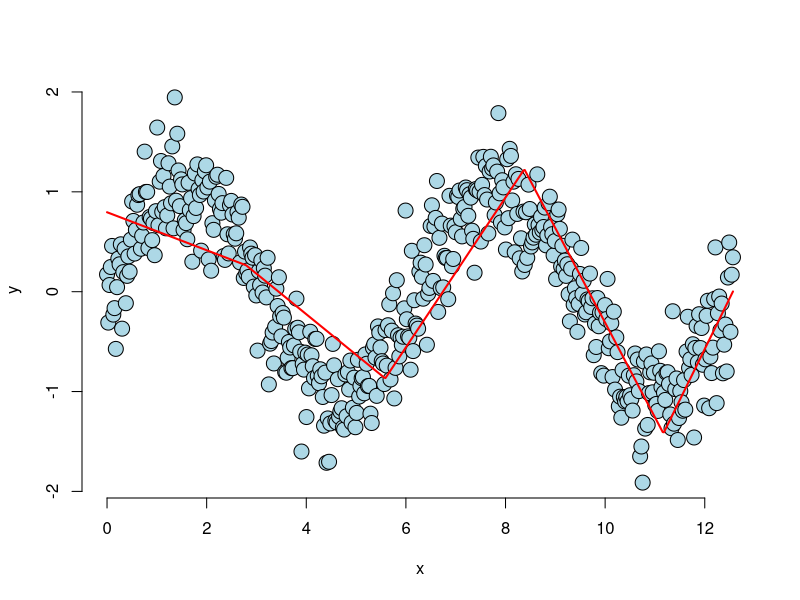

Generate this figure with R: (Note: this script raises an error after producing the figure.)
#### Week 4 ###
library(datasets)
library(ggplot2)
library(dplyr)
library(MASS)
# 13.1. True or false, generalized linear models transform the observed outcome. (Discuss.)
# A: False

# 13.2. True or false, the interpretation of the coefficients in a GLM are on the scale of the link
# function. (Discuss.)
# A: True - Beta is interpreted as the link function change in the expected value 
# of the response per unit change in the regressor


# 13.3. True or false, the generalized linear model assumes an exponential family for the outcome.
# (Discuss.)
# A: True

# 13.4. True or false, GLM estimates are obtained by maximizing the likelihood. (Discuss.)
# A: True

# 13.5. True or false, some GLM distributions impose restrictions on the relationship between the
# mean and the variance. (Discuss.)
# A: True - for instance th emean and the variance of the Poisson distribution are the same, 
# which we can check to determine that the Poisson distribution was the correct model.

# 14.1. Load the dataset Seatbelts as part of the datasets package via data(Seatbelts). Use
# as.data.frame to convert the object to a dataframe. Create a new outcome variable for
# whether or not greater than 119 drivers were killed that month. Fit a logistic regression GLM
# with this variable as the outcome and kms, PetrolPrice and law as predictors. Interpret your
# parameters.
DF <- data.frame(Seatbelts)
DF <- mutate(DF, 
                dkb = (DriversKilled > 119),
                pp = (PetrolPrice - mean(PetrolPrice))/sd(PetrolPrice),
                mm = kms / 1000, #change the unit of kms from "per 1 kilometer driven" to "per 1000 kilometers driven"
                mmc = mm - mean(mm))
fit <- glm(dkb ~ pp + mmc + law, family = binomial, data = DF)
round(summary(fit)$coef, 3)
# the logit scale odds of having > 119 driver skilled in a month is -0.616 lower than after the law had taken effect.

exp(-0.615522)
1 - exp(-0.615522)
#the odds ratio compaing when the law was enacted to before the law was 0.54, or a 46% decrease in the odds 
# of >119 drivers being killed in a month after the law was inacted

# 14.2. Fit a binomial model with DriversKilled as the outcome and drivers as the total count with
# kms , PetrolPrice and law as predictors, interpret your results.
fit <- glm(cbind(DriversKilled, drivers - DriversKilled) ~ pp + mmc + law, family = binomial, data = DF)
summary(fit)
 
# drivers killed as a percentage of drivers (killed or seriously injured) - 

# 14.3. Refer to Question 1. Use the anova function to compare models with just law, law and
# PetrolPrice and all three predictors.
fit1 <- glm(dkb ~ law, family = binomial, data = DF)
fit2 <- glm(dkb ~ law + pp, family = binomial, data = DF)
fit3 <- glm(dkb ~ law + pp ++ mmc, family = binomial, data = DF)
anova(fit1, fit2, fit3)


# 15.1. Load the dataset Seatbelts as part of the datasets package via data(Seatbelts). Use
# as.data.frame to convert the object to a dataframe. Fit a Poisson regression GLM with
# UKDriversKilled as the outcome and kms, PetrolPrice and law as predictors. Interpret your
# results.
DF <- data.frame(Seatbelts)
DF <- mutate(DF, 
             dkb = (DriversKilled > 119),
             pp = (PetrolPrice - mean(PetrolPrice))/sd(PetrolPrice),
             mm = kms / 1000, #change the unit of kms from "per 1 kilometer driven" to "per 1000 kilometers driven"
             mmc = mm - mean(mm))
fit <- glm(DriversKilled ~ pp + mmc + I(factor(law)), family = poisson, data = DF)
summary(fit)
exp(summary(fit)$coef)
# beta_0 + beta_1 - is the expected relative change in DriversKilled/month for a unit increase in the 
# regressor
exp(4.819845) / exp(4.819845 - 0.114877 )
# this shows that there is a 12% decrease in the rate of deaths since the law was inacted.

# 15.2. Refer to question 1. Fit a linear model with the log of drivers killed as the outcome. Interpret
# your results.
fit <- lm(I(log(DriversKilled+1)) ~ pp + mmc + I(factor(law)), data = DF)
summary(fit)
exp(4.805410) / exp(4.805410 - .131451)
# the model estimates a 14 decrease in the geometric mean of the drivers killed per day for the law regressor 
# while holding the other two regressors constant

# 15.3. Refer to question 1. Fit your Poisson log-linear model with drivers as a log offset (to consider
# the proportion of drivers killed of those killed or seriously injured.)
fit <- glm(DriversKilled ~ pp + mmc + I(factor(law)), offset = log(drivers), family = poisson, data = DF)
summary(fit)

# 15.4. Refer to Question 1. Use the anova function to compare models with just law, law and
# PetrolPrice and all three predictors.

fit1 <- glm(DriversKilled ~ I(factor(law)), family = poisson, data = DF)
fit2 <- glm(DriversKilled ~ I(factor(law)) + pp, family = poisson, data = DF)
fit3 <- glm(DriversKilled ~ I(factor(law)) + pp + mmc, family = poisson, data = DF)
anova(fit1, fit2, fit3)

# Bonus Material
## simulate the data
n <- 500; x <- seq(0, 4 * pi, length = n); y <- sin(x) + rnorm(n, sd = .3)
## the break points of the spline fit
knots <- seq(0, 8 * pi, length = 10); # more knot points increases smoothness
## building the regression spline terms
splineTerms <- sapply(knots, function(knot) (x > knot) * (x - knot))
## adding an intercept and the linear term
xMat <- cbind(1, x, splineTerms)
## fit the model, notice the intercept is in xMat so we have -1
yhat <- predict(lm(y ~ xMat - 1))
## perform the plot
plot(x, y, frame = FALSE, pch = 21, bg = "lightblue", cex = 2)
lines(x, yhat, col = "red", lwd = 2)




### Quiz
#1.
DF <- data.frame(shuttle)
fit <- glm(use ~ I(factor(wind)), family = binomial, data = DF)
summary(fit)
exp(-0.03181)

#2.
fit <- glm(use ~ wind + I(factor(magn)), family = binomial, data = DF)
summary(fit)
exp(-3.201e-02)

#3.
fit <- glm(I(as.numeric(use)-1) ~ I(factor(wind)), family = binomial, data = DF)
summary(fit)
fit <- glm(I(as.numeric(opposite)) ~ I(factor(wind)), family = binomial, data = DF)
summary(fit)

#4
DF <- InsectSprays
fit <- glm(count ~ I(factor(spray)), family = poisson, data = DF)
summary(fit)
exp(2.67415)/(exp(2.67415 + 0.05588))

#5.
DF <- data.frame(Seatbelts)
DF <- mutate(DF, 
             dkb = (DriversKilled > 119),
             pp = (PetrolPrice - mean(PetrolPrice))/sd(PetrolPrice),
             mm = kms / 1000, #change the unit of kms from "per 1 kilometer driven" to "per 1000 kilometers driven"
             mmc = mm - mean(mm))

fit <- glm(DriversKilled ~ pp + I(factor(law)), offset = log(drivers), family = poisson, data = DF)
summary(fit)
fit <- glm(DriversKilled ~ pp + I(factor(law)), offset = log(drivers*100), family = poisson, data = DF)
summary(fit)

#6.
x <- -5:5
y <- c(5.12, 3.93, 2.67, 1.87, 0.52, 0.08, 0.93, 2.05, 2.54, 3.87, 4.97)

## simulate the data
n <- 11; x <- -5:5; y <- c(5.12, 3.93, 2.67, 1.87, 0.52, 0.08, 0.93, 2.05, 2.54, 3.87, 4.97)
## the break points of the spline fit
knots <- seq(-5, 5, length = 4); # more knot points increases smoothness
## building the regression spline terms
splineTerms <- sapply(knots, function(knot) (x > knot) * (x - knot))
## adding an intercept and the linear term
xMat <- cbind(1, x, splineTerms)
## fit the model, notice the intercept is in xMat so we have -1
yhat <- predict(lm(y ~ xMat - 1))
## perform the plot
plot(x, y, frame = FALSE, pch = 21, bg = "lightblue", cex = 2)
lines(x, yhat, col = "red", lwd = 2)
